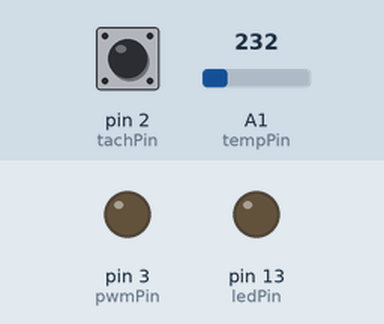
Bench run of a sketch on a simulated Arduino Leonardo, built with avr-gcc and run on an emulated ATmega32U4. On the bench: output pins drawn as LEDs (lit = HIGH). Inputs (shaded band) come from the test bench; at power-on: pin 2 (tachPin) HIGH, A1 (tempPin) = 232. What the sketch prints to the serial monitor is not drawn.

Above: at 0.9 s.
Timing chart, 0 to 4.6 s (numbered marks = the images above):
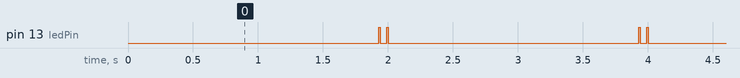

The sketch:

pwmfan.ino
```cpp
/*
 * Fan speed controller for UDOO Bolt computer.
 * <wd6cmu@comcast.net>
 * 7/13/2020
 *
 * Fan is Noctua A6x25 5V PWM on CN28 Grove connector:
 *    Pin 1: GND
 *    Pin 2: +5V
 *    Pin 3: Tachometer in
 *    Pin 4: PWM out
 *
 * Heatsink temperature sensor is LM34 on CN26 Grove connector:
 *    Pin 1: GND
 *    Pin 2: +5V
 *    Pin 3: Analog temp in
 *    Pin 4: n/c
 *
 * Note: Fan PWM frequency is supposed to be ~25kHz, but the Arduino Leonardo
 * puts out about 490Hz instead.  Fortunately, the Noctua doesn't seem to be
 * picky about the frequency but other fans might be.  Altering the TC0 clock
 * divider is possible, but Arduino also uses it for millis() timing, so using
 * a different TC and wiring to CN24 would probably be a better way to go.
 */

int pwmPin = 3;
int tachPin = 2;
int ledPin = 13;
int tempPin = 1;  // LM34 sensor: 10mV per degree F

/*
 * We're using a simple temperature regulation profile here to increase fan speed
 * lineraly above the setpoint and stop the fan below it.  We have to stop the fan
 * at some point because we have no way of knowing if the CPU has been shut down
 * other than that the temperature has dropped.  Keeping the heatsink temperature
 * high also has the advantage of increasing its efficiency: It takes less air to
 * remove a watt of power from a hot heatsink than from a warm one.  This also
 * helps keep the fan noise low.
 */

#define F_PER_BIT (2.56/1023.0/0.01)  // Degrees F per ADC bit
#define SETPT int(115.0/F_PER_BIT)    // Setpoint in ADC bits
#define MIN_PWM 15                    // Experimentally determined minimum PWM to get fan to spin
#define PWM_GAIN int(10/F_PER_BIT)    // Scale PWM increase linearly over 10 degrees above SETPT

/*
 * Tachometer readings are being calculated and reported in the main loop, but no
 * action is being taken on them at this time.  They could be read from the Arduino
 * serial port by the AMD CPU and used to shut down the computer, or they could be
 * used by the Arduino to activate an alarm buzzer (maybe on A0?) but I haven't
 * done either yet.
 */

void setup() {
  // put your setup code here, to run once:
  pinMode(pwmPin, OUTPUT);
  pinMode(tachPin, INPUT_PULLUP);
  pinMode(ledPin, OUTPUT);
  digitalWrite(ledPin, LOW);
  analogReference(INTERNAL);  // 2.56v
  Serial.begin(115200);
}

// LED blink pattern.  Times in milliseconds, terminated by 0
// Must be even number of non-zero milliseconds, first entry is OFF
int blinks[] = {1930,10,50,10,0};

void loop() {
  int i;
  int pwm = 0;          // PWM output to fan
  int temp, last_temp;
  uint8_t analog_count; // counts analog temp samples for averaging
  unsigned long sec_t;  // millis fence-post for 1-second intervals
  unsigned long bl_t;   // blink time fence-post
  uint8_t bl_s, bl_i;   // blink state and index
  uint8_t tach_s, tach_os;  // tach pin state and old state
  int tach_count;

  sec_t = bl_t = millis();
  temp = 0;
  analog_count = 0;
  bl_s = bl_i = 0;
  tach_count = 0;
  tach_s = tach_os = digitalRead(tachPin);
  while(1) {

    // Sample temperature and set fan PWM
    if (analog_count++ < 32)
      temp += analogRead(tempPin);  // sum 32 10-bit samples
    else {
      temp >>= 5;   // divide by 32 to get average
      if (temp > SETPT) {
        pwm = MIN_PWM+(temp-SETPT)*255/PWM_GAIN;
        if (pwm >255) pwm = 255;
      } else
        pwm = 0;
      analogWrite(pwmPin, pwm);
      analog_count = 0;
      last_temp = temp;   // save for periodic report
      temp = 0;
    }

    // Sample tach
    tach_s = digitalRead(tachPin);
    if (tach_s != tach_os) {
      if (tach_s) tach_count++;   // count rising edges only
      tach_os = tach_s;
    }

    // Every second, print report and evaluate tach_count
    if (millis() - sec_t >= 1000) {
      i = tach_count; tach_count = 0;   // In case Serial.print is slow
      Serial.print(last_temp);
      Serial.print("->");
      Serial.print(int(last_temp*F_PER_BIT));
      Serial.print("F PWM=");
      Serial.print(pwm);
      Serial.print(" tach=");
      Serial.println(i);

      sec_t += 1000;
    }

    if (millis() - bl_t >= blinks[bl_i]) {
      bl_s = (bl_s == LOW) ? HIGH : LOW;
      digitalWrite(ledPin, bl_s);
      bl_t += blinks[bl_i];
      ++bl_i;
      if (blinks[bl_i] == 0) bl_i = 0;
    }
  }

#ifdef OLD_CODE

  // Determine minimum PWM to turn fan
  for (pwm = 0; pwm < 256; pwm++) {
    Serial.print(pwm); Serial.print(": ");
    analogWrite(pwmPin, pwm);
    sec_t = millis();
    while (millis() - sec_t < 1000)
      ; // delay for fan speed to settle
    tach_s = tach_os = digitalRead(tachPin);
    tach_count = 0;
    sec_t = millis();
    while (millis() - sec_t < 1000) {
      tach_s = digitalRead(tachPin);
      if (tach_s != tach_os) {
        if (tach_s) tach_count++;
        tach_os = tach_s;
      }
    }
    Serial.println(tach_count);
  }

  // First test: Run fan speed up and down while monitoring temperature
  while (1) {
    analogWrite(pwmPin, pwm);
    analogWrite(ledPin, pwm);
    pwm += direction;
    if (pwm > 255) {
      pwm = 255;
      direction = -1;
    }
    if (pwm < 0) {
      pwm = 0;
      direction = +1;
      temp = analogRead(tempPin);
      Serial.println(temp*F_PER_BIT,1);
    }
    delay(10);
  }
#endif //OLD_CODE
}
```

Measured:
- by itself, pin 13 (ledPin): repeats every 2.0 s: LOW 0.05 s, HIGH 0.01 s, LOW 1.9 s, HIGH 0.01 s
